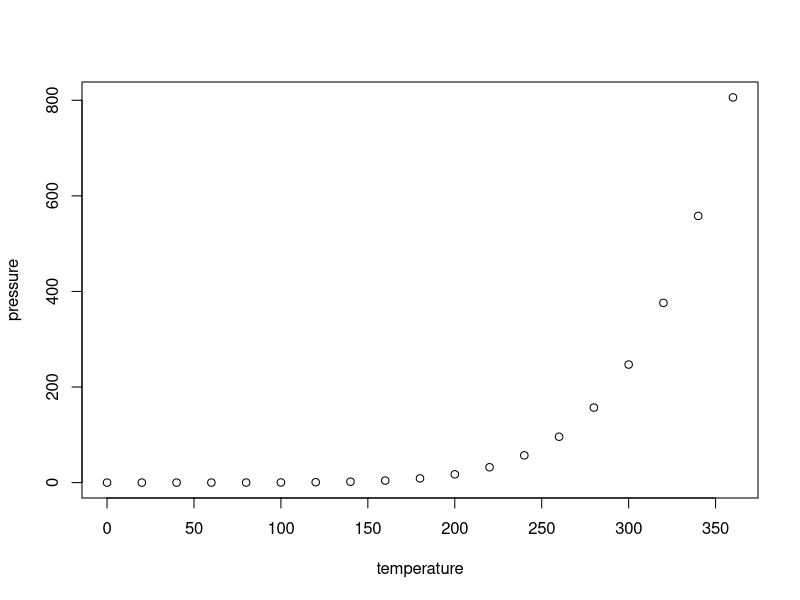
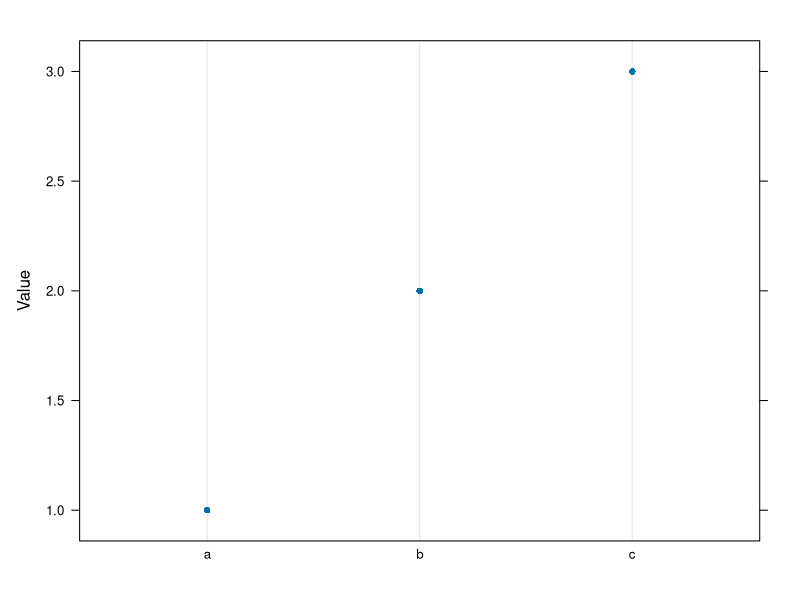
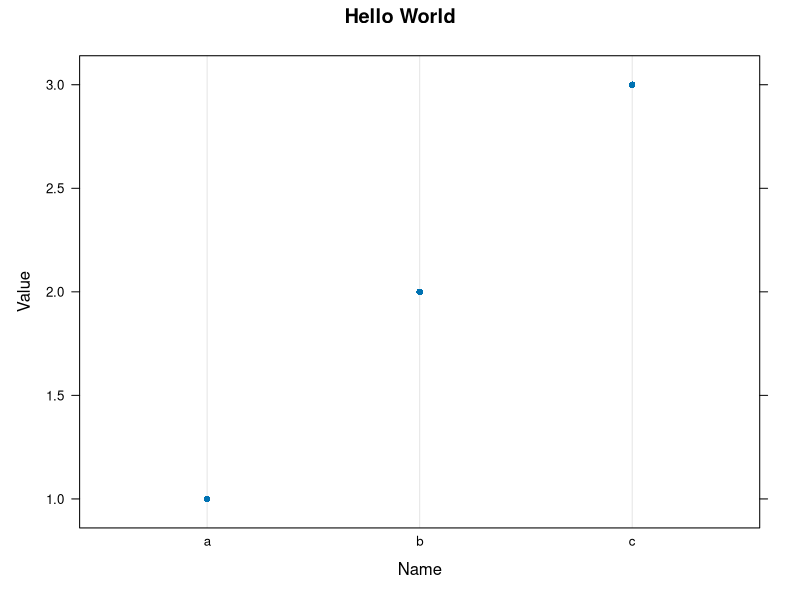
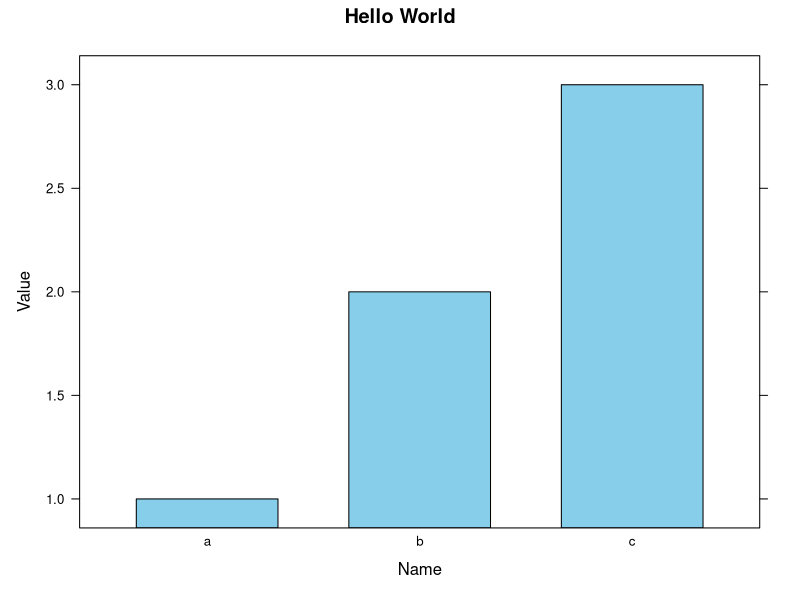

The R source for these figures, in order:
## ---- chunk 1
knitr::opts_chunk$set(echo = TRUE)
## ---- chunk 2
summary(cars)
## ---- chunk 3
plot(pressure)
## ---- chunk 4
# install.packages("lattice")
library(lattice)
library(rmarkdown)

# create a data frame
df <- data.frame(
  Name = c("a", "b", "c"),
  Value = c(1, 2, 3))

# plot with defaults
dotplot(
  x = Value ~ Name,
  data = df)
## ---- chunk 5
# plot with parameters
dotplot(
  x = Value ~ Name,
  data = df,
  main = "Hello World",
  xlab = "Name",
  ylab = "Value"
)
## ---- chunk 6
# create a barchart
barchart(
  x = Value ~ Name,
  data = df,
  main = "Hello World",
  col = "skyblue",
  xlab = "Name",
  ylab = "Value"
)
## ---- chunk 7
# view help files
?barchart
?formula
